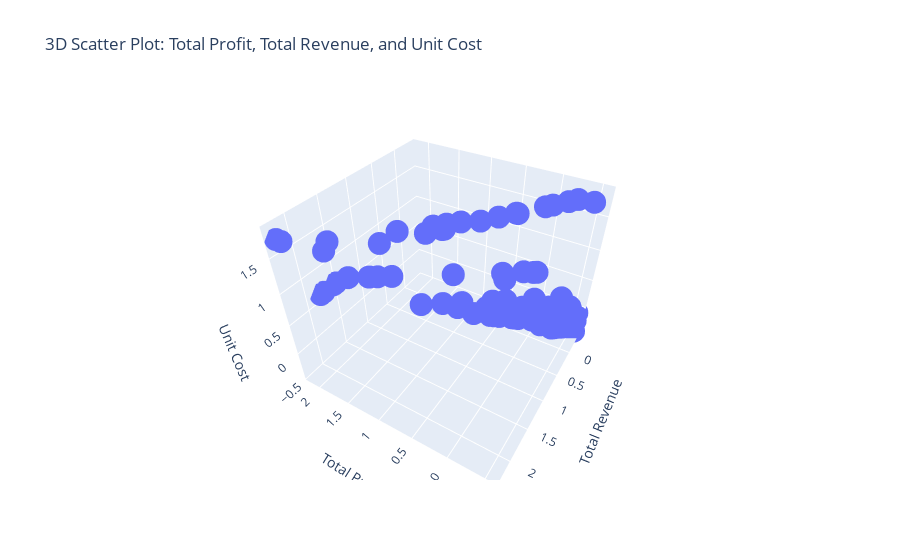

Notebook cell for this chart:
### Code cell
df[numerical_columns] = robust_scale(df[numerical_columns])
df[numerical_columns].head()


fig = px.scatter_3d(df, x='Total_Profit', y='Total_Revenue', z='Unit_Cost', 
                    title="3D Scatter Plot: Total Profit, Total Revenue, and Unit Cost",
                    labels={'Total_Profit': 'Total Profit', 'Total_Revenue': 'Total Revenue', 'Unit_Cost': 'Unit Cost'})
fig.show()
